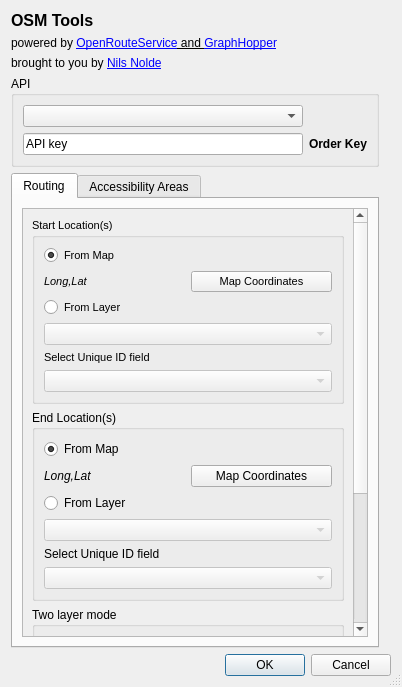
<?xml version="1.0" encoding="UTF-8"?>
<ui version="4.0">
 <class>OSMtoolsDialogBase</class>
 <widget class="QDialog" name="OSMtoolsDialogBase">
  <property name="geometry">
   <rect>
    <x>0</x>
    <y>0</y>
    <width>402</width>
    <height>687</height>
   </rect>
  </property>
  <property name="windowTitle">
   <string>OSM Tools</string>
  </property>
  <property name="sizeGripEnabled">
   <bool>true</bool>
  </property>
  <layout class="QGridLayout" name="gridLayout">
   <item row="0" column="0" colspan="2">
    <widget class="QLabel" name="label_7">
     <property name="font">
      <font>
       <pointsize>12</pointsize>
       <weight>75</weight>
       <bold>true</bold>
      </font>
     </property>
     <property name="text">
      <string>&lt;html&gt;&lt;head/&gt;&lt;body&gt;&lt;p&gt;OSM Tools&lt;/p&gt;&lt;/body&gt;&lt;/html&gt;</string>
     </property>
    </widget>
   </item>
   <item row="7" column="0" colspan="3">
    <widget class="QDialogButtonBox" name="button_box">
     <property name="orientation">
      <enum>Qt::Horizontal</enum>
     </property>
     <property name="standardButtons">
      <set>QDialogButtonBox::Cancel|QDialogButtonBox::Ok</set>
     </property>
    </widget>
   </item>
   <item row="1" column="0" colspan="2">
    <widget class="QLabel" name="header_2">
     <property name="text">
      <string>&lt;html&gt;&lt;head/&gt;&lt;body&gt;&lt;p&gt;powered by &lt;a href=&quot;www.openrouteservice.org&quot;&gt;&lt;span style=&quot; text-decoration: underline; color:#0000ff;&quot;&gt;OpenRouteService&lt;/span&gt;&lt;/a&gt;&lt;a href=&quot;www.openrouteservice.org&quot;&gt;&lt;span style=&quot; color:#000000;&quot;&gt; and &lt;/span&gt;&lt;/a&gt;&lt;a href=&quot;https://graphhopper.com/maps/&quot;&gt;&lt;span style=&quot; text-decoration: underline; color:#0000ff;&quot;&gt;GraphHopper&lt;/span&gt;&lt;/a&gt;&lt;/p&gt;&lt;/body&gt;&lt;/html&gt;</string>
     </property>
    </widget>
   </item>
   <item row="2" column="0">
    <widget class="QLabel" name="header_3">
     <property name="layoutDirection">
      <enum>Qt::LeftToRight</enum>
     </property>
     <property name="text">
      <string>&lt;html&gt;&lt;head/&gt;&lt;body&gt;&lt;p&gt;brought to you by &lt;a href=&quot;mailto:nilsnolde@gmail.com&quot;&gt;&lt;span style=&quot; text-decoration: underline; color:#0000ff;&quot;&gt;Nils Nolde&lt;/span&gt;&lt;/a&gt;&lt;/p&gt;&lt;/body&gt;&lt;/html&gt;</string>
     </property>
    </widget>
   </item>
   <item row="4" column="0">
    <widget class="QGroupBox" name="groupBox_4">
     <property name="title">
      <string>API</string>
     </property>
     <layout class="QGridLayout" name="gridLayout_9">
      <item row="1" column="0">
       <widget class="QLineEdit" name="api_key">
        <property name="toolTip">
         <string>&lt;html&gt;&lt;head/&gt;&lt;body&gt;&lt;p&gt;Get your personal API key!&lt;/p&gt;&lt;p&gt;500 requests/day and 40 requests/minute limitations&lt;/p&gt;&lt;/body&gt;&lt;/html&gt;</string>
        </property>
        <property name="text">
         <string>API key</string>
        </property>
       </widget>
      </item>
      <item row="1" column="1">
       <widget class="QLabel" name="key_order">
        <property name="font">
         <font>
          <pointsize>9</pointsize>
          <weight>75</weight>
          <bold>true</bold>
         </font>
        </property>
        <property name="text">
         <string>Order Key</string>
        </property>
       </widget>
      </item>
      <item row="0" column="0">
       <widget class="QComboBox" name="provider"/>
      </item>
     </layout>
    </widget>
   </item>
   <item row="6" column="0">
    <widget class="QTabWidget" name="tabWidget">
     <property name="currentIndex">
      <number>0</number>
     </property>
     <property name="usesScrollButtons">
      <bool>true</bool>
     </property>
     <widget class="QWidget" name="tab_3">
      <attribute name="title">
       <string>Routing</string>
      </attribute>
      <layout class="QVBoxLayout" name="verticalLayout_2">
       <item>
        <widget class="QScrollArea" name="scrollArea_2">
         <property name="widgetResizable">
          <bool>true</bool>
         </property>
         <widget class="QWidget" name="scrollAreaWidgetContents_2">
          <property name="geometry">
           <rect>
            <x>0</x>
            <y>0</y>
            <width>315</width>
            <height>679</height>
           </rect>
          </property>
          <layout class="QGridLayout" name="gridLayout_8">
           <item row="0" column="0">
            <widget class="QGroupBox" name="groupBox">
             <property name="font">
              <font>
               <pointsize>8</pointsize>
              </font>
             </property>
             <property name="title">
              <string>Start Location(s)</string>
             </property>
             <layout class="QGridLayout" name="gridLayout_4">
              <item row="3" column="0" colspan="2">
               <widget class="QComboBox" name="start_layer">
                <property name="enabled">
                 <bool>false</bool>
                </property>
                <property name="toolTip">
                 <string>Input Layer must be of type 'Point' and in EPSG:4326</string>
                </property>
                <property name="whatsThis">
                 <string/>
                </property>
               </widget>
              </item>
              <item row="2" column="0">
               <widget class="QRadioButton" name="start_radio_layer">
                <property name="text">
                 <string>From Layer</string>
                </property>
                <property name="checked">
                 <bool>false</bool>
                </property>
               </widget>
              </item>
              <item row="4" column="0" colspan="2">
               <widget class="QLabel" name="label_15">
                <property name="text">
                 <string>Select Unique ID field</string>
                </property>
               </widget>
              </item>
              <item row="0" column="0">
               <widget class="QRadioButton" name="start_radio_map">
                <property name="text">
                 <string>From Map</string>
                </property>
                <property name="checked">
                 <bool>true</bool>
                </property>
               </widget>
              </item>
              <item row="1" column="1">
               <widget class="QPushButton" name="add_start_button">
                <property name="text">
                 <string>Map Coordinates</string>
                </property>
               </widget>
              </item>
              <item row="1" column="0">
               <widget class="QLabel" name="add_start">
                <property name="font">
                 <font>
                  <italic>true</italic>
                 </font>
                </property>
                <property name="text">
                 <string>Long,Lat</string>
                </property>
               </widget>
              </item>
              <item row="5" column="0" colspan="2">
               <widget class="QComboBox" name="start_layer_id">
                <property name="enabled">
                 <bool>false</bool>
                </property>
               </widget>
              </item>
             </layout>
            </widget>
           </item>
           <item row="1" column="0">
            <widget class="QGroupBox" name="groupBox_2">
             <property name="title">
              <string>End Location(s)</string>
             </property>
             <layout class="QGridLayout" name="gridLayout_5">
              <item row="0" column="0">
               <widget class="QRadioButton" name="end_radio_map">
                <property name="text">
                 <string>From Map</string>
                </property>
                <property name="checked">
                 <bool>true</bool>
                </property>
               </widget>
              </item>
              <item row="1" column="0">
               <widget class="QLabel" name="add_end">
                <property name="font">
                 <font>
                  <italic>true</italic>
                 </font>
                </property>
                <property name="text">
                 <string>Long,Lat</string>
                </property>
               </widget>
              </item>
              <item row="1" column="1">
               <widget class="QPushButton" name="add_end_button">
                <property name="text">
                 <string>Map Coordinates</string>
                </property>
               </widget>
              </item>
              <item row="4" column="0" colspan="2">
               <widget class="QLabel" name="label_17">
                <property name="text">
                 <string>Select Unique ID field</string>
                </property>
               </widget>
              </item>
              <item row="2" column="0">
               <widget class="QRadioButton" name="end_radio_layer">
                <property name="enabled">
                 <bool>true</bool>
                </property>
                <property name="text">
                 <string>From Layer</string>
                </property>
                <property name="checked">
                 <bool>false</bool>
                </property>
               </widget>
              </item>
              <item row="3" column="0" colspan="2">
               <widget class="QComboBox" name="end_layer">
                <property name="enabled">
                 <bool>false</bool>
                </property>
                <property name="toolTip">
                 <string>Input Layer must be of type 'Point' and in EPSG:4326</string>
                </property>
                <property name="whatsThis">
                 <string/>
                </property>
               </widget>
              </item>
              <item row="5" column="0" colspan="2">
               <widget class="QComboBox" name="end_layer_id">
                <property name="enabled">
                 <bool>false</bool>
                </property>
               </widget>
              </item>
             </layout>
            </widget>
           </item>
           <item row="2" column="0">
            <widget class="QGroupBox" name="groupBox_3">
             <property name="title">
              <string>Two layer mode</string>
             </property>
             <layout class="QGridLayout" name="gridLayout_6">
              <item row="0" column="0">
               <widget class="QRadioButton" name="radio_one">
                <property name="enabled">
                 <bool>false</bool>
                </property>
                <property name="toolTip">
                 <string>&lt;html&gt;&lt;head/&gt;&lt;body&gt;&lt;p&gt;start_layer[1]--&amp;gt;end_layer[1]&lt;/p&gt;&lt;p&gt;start_layer[2]--&amp;gt;end_layer[2]&lt;br/&gt;&lt;/p&gt;&lt;/body&gt;&lt;/html&gt;</string>
                </property>
                <property name="text">
                 <string>Row by row</string>
                </property>
                <property name="checked">
                 <bool>true</bool>
                </property>
               </widget>
              </item>
              <item row="0" column="1">
               <widget class="QRadioButton" name="radio_many">
                <property name="enabled">
                 <bool>false</bool>
                </property>
                <property name="toolTip">
                 <string>&lt;html&gt;&lt;head/&gt;&lt;body&gt;&lt;p&gt;start_layer[1]--&amp;gt;end_layer[1]&lt;/p&gt;&lt;p&gt;start_layer[1]--&amp;gt;end_layer[2]&lt;/p&gt;&lt;p&gt;start_layer[2]--&amp;gt;end_layer[1]&lt;/p&gt;&lt;p&gt;start_layer[2]--&amp;gt;end_layer[2]&lt;br/&gt;&lt;/p&gt;&lt;/body&gt;&lt;/html&gt;</string>
                </property>
                <property name="text">
                 <string>All rows by all rows</string>
                </property>
               </widget>
              </item>
             </layout>
            </widget>
           </item>
           <item row="3" column="0">
            <widget class="QGroupBox" name="groupBox_5">
             <property name="title">
              <string>Via</string>
             </property>
             <layout class="QHBoxLayout" name="horizontalLayout" stretch="0,0,0">
              <property name="sizeConstraint">
               <enum>QLayout::SetDefaultConstraint</enum>
              </property>
              <item>
               <widget class="QLabel" name="add_via">
                <property name="font">
                 <font>
                  <italic>true</italic>
                 </font>
                </property>
                <property name="text">
                 <string>Long,Lat</string>
                </property>
               </widget>
              </item>
              <item>
               <widget class="QPushButton" name="add_via_button">
                <property name="text">
                 <string>Map</string>
                </property>
               </widget>
              </item>
              <item>
               <widget class="QPushButton" name="add_via_button_clear">
                <property name="text">
                 <string>Clear</string>
                </property>
               </widget>
              </item>
             </layout>
            </widget>
           </item>
           <item row="4" column="0">
            <widget class="QWidget" name="widget" native="true">
             <layout class="QHBoxLayout" name="horizontalLayout_2">
              <item>
               <widget class="QLabel" name="label_10">
                <property name="text">
                 <string>Travel mode</string>
                </property>
               </widget>
              </item>
              <item>
               <widget class="QComboBox" name="mode_travel"/>
              </item>
             </layout>
            </widget>
           </item>
           <item row="5" column="0">
            <widget class="QWidget" name="widget_2" native="true">
             <layout class="QHBoxLayout" name="horizontalLayout_3">
              <item>
               <widget class="QLabel" name="label_12">
                <property name="text">
                 <string>Routing mode</string>
                </property>
               </widget>
              </item>
              <item>
               <widget class="QComboBox" name="mode_routing"/>
              </item>
             </layout>
            </widget>
           </item>
          </layout>
         </widget>
        </widget>
       </item>
      </layout>
     </widget>
     <widget class="QWidget" name="tab">
      <attribute name="title">
       <string>Accessibility Areas</string>
      </attribute>
      <layout class="QVBoxLayout" name="verticalLayout" stretch="0,0,0,0,3,0,0">
       <item>
        <widget class="QWidget" name="widget_4" native="true">
         <layout class="QHBoxLayout" name="horizontalLayout_5">
          <item>
           <widget class="QLabel" name="label_3">
            <property name="text">
             <string>Travel mode</string>
            </property>
           </widget>
          </item>
          <item>
           <widget class="QComboBox" name="mode"/>
          </item>
         </layout>
        </widget>
       </item>
       <item>
        <widget class="QWidget" name="widget_5" native="true">
         <layout class="QHBoxLayout" name="horizontalLayout_6">
          <item>
           <widget class="QLabel" name="label_5">
            <property name="enabled">
             <bool>true</bool>
            </property>
            <property name="toolTip">
             <string>&lt;html&gt;&lt;head/&gt;&lt;body&gt;&lt;p&gt;Defaults to 'RecursiveGrid', 'TIN' not available yet.&lt;/p&gt;&lt;/body&gt;&lt;/html&gt;</string>
            </property>
            <property name="text">
             <string>Isochrone unit</string>
            </property>
           </widget>
          </item>
          <item>
           <widget class="QComboBox" name="unit">
            <property name="enabled">
             <bool>true</bool>
            </property>
            <property name="toolTip">
             <string>&lt;html&gt;&lt;head/&gt;&lt;body&gt;&lt;p&gt;Defaults to 'RecursiveGrid', 'TIN' not available yet.&lt;/p&gt;&lt;/body&gt;&lt;/html&gt;</string>
            </property>
           </widget>
          </item>
         </layout>
         <zorder>unit</zorder>
         <zorder>label_5</zorder>
        </widget>
       </item>
       <item>
        <widget class="QWidget" name="widget_6" native="true">
         <layout class="QGridLayout" name="gridLayout_3" columnstretch="14,12,3">
          <item row="0" column="1">
           <widget class="QDoubleSpinBox" name="iso_max">
            <property name="decimals">
             <number>0</number>
            </property>
            <property name="value">
             <double>10.000000000000000</double>
            </property>
           </widget>
          </item>
          <item row="0" column="2">
           <widget class="QLabel" name="label_6">
            <property name="layoutDirection">
             <enum>Qt::LeftToRight</enum>
            </property>
            <property name="text">
             <string>mins</string>
            </property>
            <property name="alignment">
             <set>Qt::AlignLeading|Qt::AlignLeft|Qt::AlignVCenter</set>
            </property>
           </widget>
          </item>
          <item row="0" column="0">
           <widget class="QLabel" name="label_2">
            <property name="toolTip">
             <string>&lt;html&gt;&lt;head/&gt;&lt;body&gt;&lt;p&gt;Maximum accessibility distance in minutes&lt;/p&gt;&lt;/body&gt;&lt;/html&gt;</string>
            </property>
            <property name="text">
             <string>Maximum isochrone</string>
            </property>
           </widget>
          </item>
         </layout>
        </widget>
       </item>
       <item>
        <widget class="QWidget" name="widget_7" native="true">
         <layout class="QHBoxLayout" name="horizontalLayout_8" stretch="14,12,3">
          <item>
           <widget class="QLabel" name="label_4">
            <property name="toolTip">
             <string>&lt;html&gt;&lt;head/&gt;&lt;body&gt;&lt;p&gt;The interval 'Maximum isochrone' will be incremented by&lt;/p&gt;&lt;/body&gt;&lt;/html&gt;</string>
            </property>
            <property name="text">
             <string>Interval</string>
            </property>
           </widget>
          </item>
          <item>
           <widget class="QDoubleSpinBox" name="iso_int">
            <property name="decimals">
             <number>0</number>
            </property>
            <property name="value">
             <double>5.000000000000000</double>
            </property>
           </widget>
          </item>
          <item>
           <widget class="QLabel" name="label_8">
            <property name="text">
             <string>mins</string>
            </property>
            <property name="alignment">
             <set>Qt::AlignLeading|Qt::AlignLeft|Qt::AlignVCenter</set>
            </property>
           </widget>
          </item>
         </layout>
        </widget>
       </item>
       <item>
        <widget class="QWidget" name="widget_3" native="true">
         <layout class="QGridLayout" name="gridLayout_2">
          <item row="0" column="0">
           <widget class="QLabel" name="access_text">
            <property name="palette">
             <palette>
              <active>
               <colorrole role="WindowText">
                <brush brushstyle="SolidPattern">
                 <color alpha="255">
                  <red>0</red>
                  <green>0</green>
                  <blue>0</blue>
                 </color>
                </brush>
               </colorrole>
               <colorrole role="Button">
                <brush brushstyle="SolidPattern">
                 <color alpha="255">
                  <red>255</red>
                  <green>255</green>
                  <blue>127</blue>
                 </color>
                </brush>
               </colorrole>
               <colorrole role="Light">
                <brush brushstyle="SolidPattern">
                 <color alpha="255">
                  <red>255</red>
                  <green>255</green>
                  <blue>255</blue>
                 </color>
                </brush>
               </colorrole>
               <colorrole role="Midlight">
                <brush brushstyle="SolidPattern">
                 <color alpha="255">
                  <red>255</red>
                  <green>255</green>
                  <blue>191</blue>
                 </color>
                </brush>
               </colorrole>
               <colorrole role="Dark">
                <brush brushstyle="SolidPattern">
                 <color alpha="255">
                  <red>127</red>
                  <green>127</green>
                  <blue>63</blue>
                 </color>
                </brush>
               </colorrole>
               <colorrole role="Mid">
                <brush brushstyle="SolidPattern">
                 <color alpha="255">
                  <red>170</red>
                  <green>170</green>
                  <blue>84</blue>
                 </color>
                </brush>
               </colorrole>
               <colorrole role="Text">
                <brush brushstyle="SolidPattern">
                 <color alpha="255">
                  <red>0</red>
                  <green>0</green>
                  <blue>0</blue>
                 </color>
                </brush>
               </colorrole>
               <colorrole role="BrightText">
                <brush brushstyle="SolidPattern">
                 <color alpha="255">
                  <red>255</red>
                  <green>255</green>
                  <blue>255</blue>
                 </color>
                </brush>
               </colorrole>
               <colorrole role="ButtonText">
                <brush brushstyle="SolidPattern">
                 <color alpha="255">
                  <red>0</red>
                  <green>0</green>
                  <blue>0</blue>
                 </color>
                </brush>
               </colorrole>
               <colorrole role="Base">
                <brush brushstyle="SolidPattern">
                 <color alpha="255">
                  <red>255</red>
                  <green>255</green>
                  <blue>255</blue>
                 </color>
                </brush>
               </colorrole>
               <colorrole role="Window">
                <brush brushstyle="SolidPattern">
                 <color alpha="255">
                  <red>255</red>
                  <green>255</green>
                  <blue>127</blue>
                 </color>
                </brush>
               </colorrole>
               <colorrole role="Shadow">
                <brush brushstyle="SolidPattern">
                 <color alpha="255">
                  <red>0</red>
                  <green>0</green>
                  <blue>0</blue>
                 </color>
                </brush>
               </colorrole>
               <colorrole role="AlternateBase">
                <brush brushstyle="SolidPattern">
                 <color alpha="255">
                  <red>255</red>
                  <green>255</green>
                  <blue>191</blue>
                 </color>
                </brush>
               </colorrole>
               <colorrole role="ToolTipBase">
                <brush brushstyle="SolidPattern">
                 <color alpha="255">
                  <red>255</red>
                  <green>255</green>
                  <blue>220</blue>
                 </color>
                </brush>
               </colorrole>
               <colorrole role="ToolTipText">
                <brush brushstyle="SolidPattern">
                 <color alpha="255">
                  <red>0</red>
                  <green>0</green>
                  <blue>0</blue>
                 </color>
                </brush>
               </colorrole>
              </active>
              <inactive>
               <colorrole role="WindowText">
                <brush brushstyle="SolidPattern">
                 <color alpha="255">
                  <red>0</red>
                  <green>0</green>
                  <blue>0</blue>
                 </color>
                </brush>
               </colorrole>
               <colorrole role="Button">
                <brush brushstyle="SolidPattern">
                 <color alpha="255">
                  <red>255</red>
                  <green>255</green>
                  <blue>127</blue>
                 </color>
                </brush>
               </colorrole>
               <colorrole role="Light">
                <brush brushstyle="SolidPattern">
                 <color alpha="255">
                  <red>255</red>
                  <green>255</green>
                  <blue>255</blue>
                 </color>
                </brush>
               </colorrole>
               <colorrole role="Midlight">
                <brush brushstyle="SolidPattern">
                 <color alpha="255">
                  <red>255</red>
                  <green>255</green>
                  <blue>191</blue>
                 </color>
                </brush>
               </colorrole>
               <colorrole role="Dark">
                <brush brushstyle="SolidPattern">
                 <color alpha="255">
                  <red>127</red>
                  <green>127</green>
                  <blue>63</blue>
                 </color>
                </brush>
               </colorrole>
               <colorrole role="Mid">
                <brush brushstyle="SolidPattern">
                 <color alpha="255">
                  <red>170</red>
                  <green>170</green>
                  <blue>84</blue>
                 </color>
                </brush>
               </colorrole>
               <colorrole role="Text">
                <brush brushstyle="SolidPattern">
                 <color alpha="255">
                  <red>0</red>
                  <green>0</green>
                  <blue>0</blue>
                 </color>
                </brush>
               </colorrole>
               <colorrole role="BrightText">
                <brush brushstyle="SolidPattern">
                 <color alpha="255">
                  <red>255</red>
                  <green>255</green>
                  <blue>255</blue>
                 </color>
                </brush>
               </colorrole>
               <colorrole role="ButtonText">
                <brush brushstyle="SolidPattern">
                 <color alpha="255">
                  <red>0</red>
                  <green>0</green>
                  <blue>0</blue>
                 </color>
                </brush>
               </colorrole>
               <colorrole role="Base">
                <brush brushstyle="SolidPattern">
                 <color alpha="255">
                  <red>255</red>
                  <green>255</green>
                  <blue>255</blue>
                 </color>
                </brush>
               </colorrole>
               <colorrole role="Window">
                <brush brushstyle="SolidPattern">
                 <color alpha="255">
                  <red>255</red>
                  <green>255</green>
                  <blue>127</blue>
                 </color>
                </brush>
               </colorrole>
               <colorrole role="Shadow">
                <brush brushstyle="SolidPattern">
                 <color alpha="255">
                  <red>0</red>
                  <green>0</green>
                  <blue>0</blue>
                 </color>
                </brush>
               </colorrole>
               <colorrole role="AlternateBase">
                <brush brushstyle="SolidPattern">
                 <color alpha="255">
                  <red>255</red>
                  <green>255</green>
                  <blue>191</blue>
                 </color>
                </brush>
               </colorrole>
               <colorrole role="ToolTipBase">
                <brush brushstyle="SolidPattern">
                 <color alpha="255">
                  <red>255</red>
                  <green>255</green>
                  <blue>220</blue>
                 </color>
                </brush>
               </colorrole>
               <colorrole role="ToolTipText">
                <brush brushstyle="SolidPattern">
                 <color alpha="255">
                  <red>0</red>
                  <green>0</green>
                  <blue>0</blue>
                 </color>
                </brush>
               </colorrole>
              </inactive>
              <disabled>
               <colorrole role="WindowText">
                <brush brushstyle="SolidPattern">
                 <color alpha="255">
                  <red>127</red>
                  <green>127</green>
                  <blue>63</blue>
                 </color>
                </brush>
               </colorrole>
               <colorrole role="Button">
                <brush brushstyle="SolidPattern">
                 <color alpha="255">
                  <red>255</red>
                  <green>255</green>
                  <blue>127</blue>
                 </color>
                </brush>
               </colorrole>
               <colorrole role="Light">
                <brush brushstyle="SolidPattern">
                 <color alpha="255">
                  <red>255</red>
                  <green>255</green>
                  <blue>255</blue>
                 </color>
                </brush>
               </colorrole>
               <colorrole role="Midlight">
                <brush brushstyle="SolidPattern">
                 <color alpha="255">
                  <red>255</red>
                  <green>255</green>
                  <blue>191</blue>
                 </color>
                </brush>
               </colorrole>
               <colorrole role="Dark">
                <brush brushstyle="SolidPattern">
                 <color alpha="255">
                  <red>127</red>
                  <green>127</green>
                  <blue>63</blue>
                 </color>
                </brush>
               </colorrole>
               <colorrole role="Mid">
                <brush brushstyle="SolidPattern">
                 <color alpha="255">
                  <red>170</red>
                  <green>170</green>
                  <blue>84</blue>
                 </color>
                </brush>
               </colorrole>
               <colorrole role="Text">
                <brush brushstyle="SolidPattern">
                 <color alpha="255">
                  <red>127</red>
                  <green>127</green>
                  <blue>63</blue>
                 </color>
                </brush>
               </colorrole>
               <colorrole role="BrightText">
                <brush brushstyle="SolidPattern">
                 <color alpha="255">
                  <red>255</red>
                  <green>255</green>
                  <blue>255</blue>
                 </color>
                </brush>
               </colorrole>
               <colorrole role="ButtonText">
                <brush brushstyle="SolidPattern">
                 <color alpha="255">
                  <red>127</red>
                  <green>127</green>
                  <blue>63</blue>
                 </color>
                </brush>
               </colorrole>
               <colorrole role="Base">
                <brush brushstyle="SolidPattern">
                 <color alpha="255">
                  <red>255</red>
                  <green>255</green>
                  <blue>127</blue>
                 </color>
                </brush>
               </colorrole>
               <colorrole role="Window">
                <brush brushstyle="SolidPattern">
                 <color alpha="255">
                  <red>255</red>
                  <green>255</green>
                  <blue>127</blue>
                 </color>
                </brush>
               </colorrole>
               <colorrole role="Shadow">
                <brush brushstyle="SolidPattern">
                 <color alpha="255">
                  <red>0</red>
                  <green>0</green>
                  <blue>0</blue>
                 </color>
                </brush>
               </colorrole>
               <colorrole role="AlternateBase">
                <brush brushstyle="SolidPattern">
                 <color alpha="255">
                  <red>255</red>
                  <green>255</green>
                  <blue>127</blue>
                 </color>
                </brush>
               </colorrole>
               <colorrole role="ToolTipBase">
                <brush brushstyle="SolidPattern">
                 <color alpha="255">
                  <red>255</red>
                  <green>255</green>
                  <blue>220</blue>
                 </color>
                </brush>
               </colorrole>
               <colorrole role="ToolTipText">
                <brush brushstyle="SolidPattern">
                 <color alpha="255">
                  <red>0</red>
                  <green>0</green>
                  <blue>0</blue>
                 </color>
                </brush>
               </colorrole>
              </disabled>
             </palette>
            </property>
            <property name="font">
             <font>
              <italic>true</italic>
             </font>
            </property>
            <property name="toolTip">
             <string>&lt;html&gt;&lt;head/&gt;&lt;body&gt;&lt;p&gt;Will print lat/long, municipality, district and country of mapped location.&lt;/p&gt;&lt;/body&gt;&lt;/html&gt;</string>
            </property>
            <property name="text">
             <string>Prints location here</string>
            </property>
           </widget>
          </item>
          <item row="0" column="1">
           <widget class="QPushButton" name="access_map">
            <property name="toolTip">
             <string>&lt;html&gt;&lt;head/&gt;&lt;body&gt;&lt;p&gt;Click on map canvas to select a point source for accessibility area&lt;/p&gt;&lt;/body&gt;&lt;/html&gt;</string>
            </property>
            <property name="text">
             <string>Map now!</string>
            </property>
           </widget>
          </item>
         </layout>
        </widget>
       </item>
       <item>
        <widget class="QCheckBox" name="use_layer">
         <property name="text">
          <string>Use Layer</string>
         </property>
        </widget>
       </item>
       <item>
        <widget class="QFrame" name="frame_2">
         <property name="enabled">
          <bool>false</bool>
         </property>
         <property name="frameShape">
          <enum>QFrame::StyledPanel</enum>
         </property>
         <property name="frameShadow">
          <enum>QFrame::Raised</enum>
         </property>
         <layout class="QGridLayout" name="gridLayout_7" columnstretch="3,0">
          <item row="1" column="0">
           <widget class="QComboBox" name="layer">
            <property name="toolTip">
             <string>Input Layer must be of type 'Point' and in EPSG:4326</string>
            </property>
            <property name="whatsThis">
             <string/>
            </property>
           </widget>
          </item>
          <item row="0" column="0">
           <widget class="QLabel" name="label">
            <property name="text">
             <string>Point Layer</string>
            </property>
           </widget>
          </item>
          <item row="1" column="1">
           <widget class="QCheckBox" name="iso_overlap">
            <property name="toolTip">
             <string>&lt;html&gt;&lt;head/&gt;&lt;body&gt;&lt;p&gt;Returns overlapping areas of isochrones from multiple locations (basically intersection of corresponding isochrones)&lt;/p&gt;&lt;/body&gt;&lt;/html&gt;</string>
            </property>
            <property name="text">
             <string>Return overlaps</string>
            </property>
           </widget>
          </item>
         </layout>
        </widget>
       </item>
      </layout>
     </widget>
    </widget>
   </item>
  </layout>
  <zorder>button_box</zorder>
  <zorder>label_7</zorder>
  <zorder>header_2</zorder>
  <zorder>tabWidget</zorder>
  <zorder>groupBox_4</zorder>
  <zorder>header_3</zorder>
 </widget>
 <tabstops>
  <tabstop>api_key</tabstop>
  <tabstop>tabWidget</tabstop>
  <tabstop>scrollArea_2</tabstop>
  <tabstop>start_radio_map</tabstop>
  <tabstop>start_radio_map</tabstop>
  <tabstop>add_start_button</tabstop>
  <tabstop>add_start_button</tabstop>
  <tabstop>start_radio_layer</tabstop>
  <tabstop>start_radio_layer</tabstop>
  <tabstop>end_radio_layer</tabstop>
  <tabstop>end_layer</tabstop>
  <tabstop>end_layer_id</tabstop>
  <tabstop>button_box</tabstop>
  <tabstop>radio_one</tabstop>
  <tabstop>radio_many</tabstop>
  <tabstop>mode</tabstop>
  <tabstop>unit</tabstop>
  <tabstop>access_map</tabstop>
  <tabstop>use_layer</tabstop>
  <tabstop>layer</tabstop>
  <tabstop>mode_routing</tabstop>
  <tabstop>start_layer</tabstop>
  <tabstop>use_layer</tabstop>
  <tabstop>unit</tabstop>
  <tabstop>access_map</tabstop>
  <tabstop>add_via_button</tabstop>
  <tabstop>mode</tabstop>
  <tabstop>start_layer_id</tabstop>
  <tabstop>layer</tabstop>
  <tabstop>add_end_button</tabstop>
  <tabstop>mode_travel</tabstop>
  <tabstop>start_layer</tabstop>
  <tabstop>end_radio_map</tabstop>
  <tabstop>end_radio_map</tabstop>
  <tabstop>add_end_button</tabstop>
  <tabstop>end_radio_layer</tabstop>
  <tabstop>end_layer</tabstop>
  <tabstop>end_layer_id</tabstop>
  <tabstop>radio_one</tabstop>
  <tabstop>radio_many</tabstop>
  <tabstop>add_via_button</tabstop>
  <tabstop>add_via_button_clear</tabstop>
  <tabstop>mode_travel</tabstop>
  <tabstop>mode_routing</tabstop>
  <tabstop>start_layer_id</tabstop>
  <tabstop>add_via_button_clear</tabstop>
 </tabstops>
 <resources/>
 <connections>
  <connection>
   <sender>button_box</sender>
   <signal>accepted()</signal>
   <receiver>OSMtoolsDialogBase</receiver>
   <slot>accept()</slot>
   <hints>
    <hint type="sourcelabel">
     <x>20</x>
     <y>20</y>
    </hint>
    <hint type="destinationlabel">
     <x>20</x>
     <y>20</y>
    </hint>
   </hints>
  </connection>
  <connection>
   <sender>button_box</sender>
   <signal>rejected()</signal>
   <receiver>OSMtoolsDialogBase</receiver>
   <slot>reject()</slot>
   <hints>
    <hint type="sourcelabel">
     <x>20</x>
     <y>20</y>
    </hint>
    <hint type="destinationlabel">
     <x>20</x>
     <y>20</y>
    </hint>
   </hints>
  </connection>
 </connections>
</ui>
